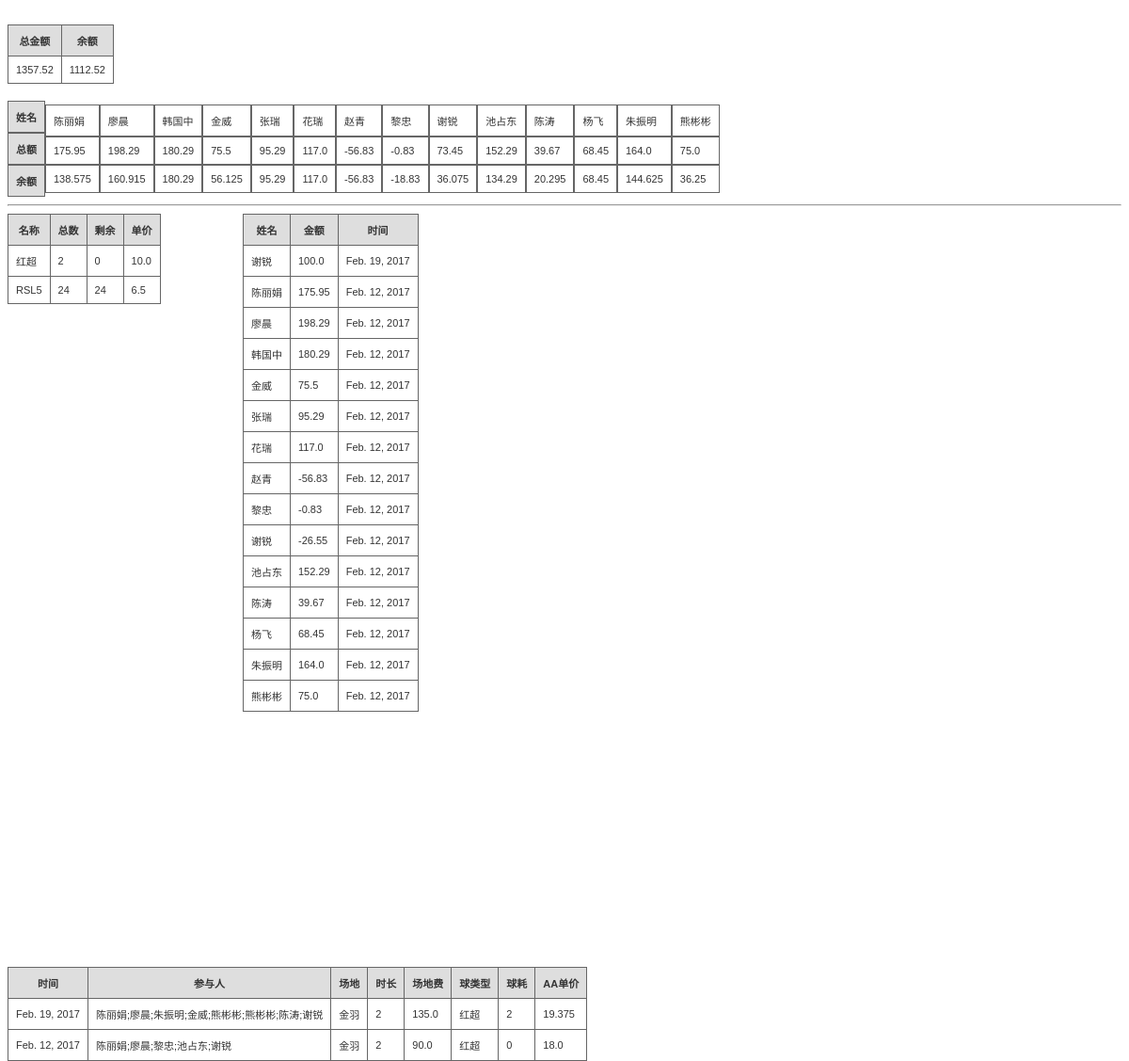
The page /badmintonmm/ on the database as committed earlier.
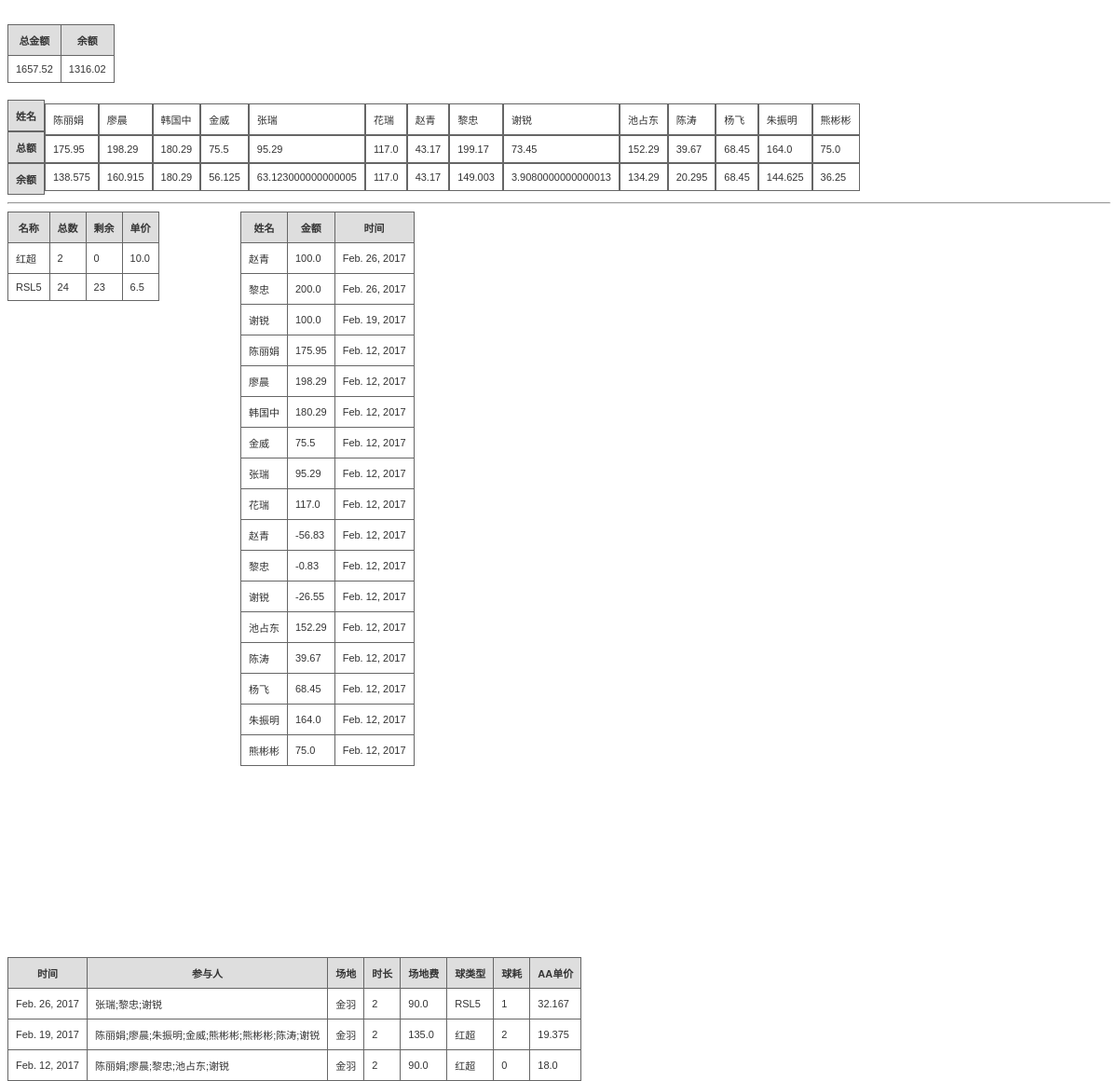
The same page on the database as committed later.
### badmintonmm/models.py (models this page shows)
class TotalCount(models.Model):
    id = models
    total = models.FloatField()
    left = models.FloatField()

class MemberCount(models.Model):
    name = models.CharField(max_length=64)
    t_amount = models.FloatField(default=0)
    l_amount = models.FloatField(default=0)

class Ball(models.Model):
    name = models.CharField(max_length=64)
    count = models.IntegerField()
    price = models.FloatField()
    l_count = models.IntegerField(default=0)

class Deposit(models.Model):
    name = models.CharField(max_length=64)
    amount = models.FloatField(default=0)
    time = models.DateField()

class PlayOne(models.Model):
    time = models.DateField()
    players = models.TextField()
    place = models.CharField(max_length=64)
    duration = models.IntegerField()
    fee = models.FloatField()
    ballused = models.IntegerField()
    balltype = models.CharField(max_length=64)
    aaprice = models.FloatField()

### badmintonmm/views.py (the view)
def home(request):
    rets = list(Deposit.objects.all().order_by('-time'))
    membercounts = list(MemberCount.objects.all())
    total = get_total()
    balls = list(Ball.objects.all())
    plays = list(PlayOne.objects.all().order_by('-time'))
    return render(request, 'totalcount.html',{'results': rets,'members': membercounts,
                     'total':total,'balls':balls,'plays':plays})

### badmintonmm/views.py (called while the page is built)
def get_total():
    rets = list(TotalCount.objects.all())
    return rets[0]

### badmintonmm/templates/totalcount.html (shortened to what this page needs)
<!DOCTYPE html>
<html>
<body>
<br>
<div>
<table class="gridtable">
<tr>
<th>总金额</th>
<th>余额</th>
</tr>
<tr>
<td>{{ total.total }}</td>
<td>{{ total.left }}</td>
</tr>
</table>
<br>
</div>
<div>
<table class="gridtable1">
<tr>
<th>姓名</th>
<th>总额</th>
<th>余额</th>
</tr>
{% for member in members %}
<tr>
<td>{{member.name}}</td>
<td>{{member.t_amount}}</td>
<td>{{member.l_amount}}</td>
</tr>
{% endfor %}
</table>
</div>
<hr/>
<div class="lay1">
<table class="gridtable">
<tr>
<th>名称</th>
<th>总数</th>
<th>剩余</th>
<th>单价</th>
</tr>
{% for ball  in balls %}
<tr>
<td>{{ball.name}}</td>
<td>{{ball.count}}</td>
<td>{{ball.l_count}}</td>
<td>{{ball.price}}</td>
</tr>
{% endfor %}
</table>
</div>
<div class="lay11">
<table class="gridtable">
<tr>
<th>姓名</th>
<th>金额</th>
<th>时间</th>
</tr>
{% for res in results %}
<tr>
<td>{{res.name}}</td>
<td>{{res.amount}}</td>
<td>{{res.time}}</td>
</tr>
{% endfor %}
</table>
</div>
<div class="lay2">
<table class="gridtable">
<tr>
<th>时间</th>
<th>参与人</th>
<th>场地</th>
<th>时长</th>
<th>场地费</th>
<th>球类型</th>
<th>球耗</th>
<th>AA单价</th>
</tr>
{% for play in plays %}
<tr>
<td>{{play.time}}</td>
<td>{{play.players}}</td>
<td>{{play.place}}</td>
<td>{{play.duration}}</td>
<td>{{play.fee}}</td>
<td>{{play.balltype}}</td>
<td>{{play.ballused}}</td>
<td>{{play.aaprice}}</td>
</tr>
{% endfor %}
</table>
</div>
</body>
</html>

### badmintonmm/templates/totalcount.html (style rules this page uses)
table.gridtable { font-family: verdana,arial,sans-serif; font-size:11px; color:#333333; border-width: 1px; border-color: #666666; border-collapse: collapse; }
table.gridtable th { border-width: 1px; padding: 8px; border-style: solid; border-color: #666666; background-color: #dedede; }
table.gridtable td { border-width: 1px; padding: 8px; border-style: solid; border-color: #666666; background-color: #ffffff; }
table.gridtable1 { font-family: verdana,arial,sans-serif; font-size:11px; color:#333333; border-width: 1px; border-color: #666666; border-collapse: collapse; }
table.gridtable1 tr { display: inline-block; }
table.gridtable1 th { border-width: 1px; padding: 8px; border-style: solid; border-color: #666666; background-color: #dedede; display: block; }
table.gridtable1 td { border-width: 1px; padding: 8px; border-style: solid; border-color: #666666; background-color: #ffffff; display: block; }
.lay1 { width: 250px; height: 800px; float: left; }
.lay11 { width: 300px; height: 800px; float: left; }
.lay2 { width: 800px; float: left; }

Rows that differ between the two databases and show on the page:
changed TotalCount: total "1357.52" → "1657.52"; left "1112.52" → "1316.02"
changed MemberCount "张瑞": l_amount "95.29" → "63.123000000000005"
changed MemberCount "赵青": t_amount "-56.83" → "43.17"; l_amount "-56.83" → "43.17"
changed MemberCount "黎忠": t_amount "-0.83" → "199.17"; l_amount "-18.83" → "149.003"
changed MemberCount "谢锐": l_amount "36.075" → "3.9080000000000013"
changed Ball "RSL5": l_count "24" → "23"
added Deposit: name "赵青", amount "100.0", time "Feb. 26, 2017"
added Deposit: name "黎忠", amount "200.0", time "Feb. 26, 2017"
added PlayOne: time "Feb. 26, 2017", players "张瑞;黎忠;谢锐", place "金羽", duration "2", fee "90.0", balltype "RSL5", ballused "1", aaprice "32.167"
